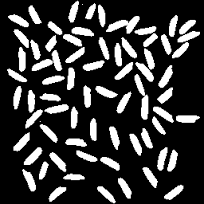
//> input picture tonbo_task/images.png, 204 x 204 px
$ ./task images.png   (built with g++ and OpenCV 4)
//> lines starting //> are read from the running program, lines starting //| are printed output that depends on the picture; after the words box and inside, x2 and y2 are one past the last pixel; in counts of white or black regions, pixels touching at a corner belong together
#include <opencv2/opencv.hpp>
#include <iostream>
#include <bits/stdc++.h>
using namespace cv;
using namespace std;

struct eq
{
	int l;
	vector<int> equivalents;
};

vector<eq> equiv;

void print_eq()
{
	for (int i = 0; i < equiv.size(); ++i)
	{
		cout<<equiv[i].l<<" ------> ";
		for (int j = 0; j < equiv[i].equivalents.size(); ++j)
		{
			cout<<(int)equiv[i].equivalents[j]<<" ";
		}
		cout<<endl;
	}
}

void blob_detect(unsigned char** img,int rows,int cols)
{

	int** visited;
	visited=new int*[rows];
	for (int i = 0; i < rows; ++i)
	{
		visited[i]=new int[cols];
		for (int j = 0; j < cols; ++j)
		{
			visited[i][j]=-1;
		}
	}
	int labels=0;

	for (int i = 1; i < rows-1; ++i)
	{
		for (int j = 1; j < cols-1 ; ++j)
		{
			if(img[i][j]==255 && visited[i][j]==-1)
			{
				// cout<<"1"<<endl;
				if(visited[i-1][j]==-1 && visited[i][j-1]==-1 )
				{
					// cout<<"------------------ 2 -----------------"<<labels<<endl;
					labels++;
					visited[i][j]=labels;
				}
				else if(visited[i-1][j]!=-1 && visited[i][j-1]==-1)
				{
					// cout<<"3"<<endl;
					visited[i][j]=visited[i-1][j];
				}
				else if(visited[i-1][j]==-1 && visited[i][j-1]!=-1)
				{
					// cout<<"4"<<endl;
					visited[i][j]=visited[i][j-1];
				}
				else if( visited[i-1][j]!=-1 && visited[i][j-1]!=-1)
				{
					if(visited[i-1][j]==visited[i][j-1])
					{
						// cout<<"10"<<endl;
						visited[i][j]=visited[i][j-1];
					}
					else if(visited[i-1][j]!= visited[i][j-1])
					{
						// cout<<"11"<<endl;
						int one=visited[i-1][j],two=visited[i][j-1];
						// cout<<"one = "<<one<<" , two ="<<two<<endl;
						bool there;
						if(equiv.size()==0)
						{
							int min,not_min;
							if(one<two)
							{
								min=one;
								not_min=two;
							}
							else
							{
								min=two;
								not_min=one;
							}
							// cout<<"12"<<endl;
							eq e;
							e.l=min;
							e.equivalents.push_back(not_min);
							equiv.push_back(e);
						}
						else
						{
							// cout<<"13"<<endl;
							if(one<two)
							{
								// cout<<"14"<<endl;
								visited[i][j]=one;
								for (int k = 0; k < equiv.size(); ++k)
								{
									if(one==equiv[k].l)
									{
										there=true;
										bool there_1=false;
										for (int l = 0; l < equiv[k].equivalents.size(); ++l)
										{
											if(equiv[k].equivalents[l]==two)
												there_1=true;
										}
										if(there_1==false)
										{
											equiv[k].equivalents.push_back(two);
										}
									}
									else
									{
										for (int l = 0; l < equiv[k].equivalents.size(); ++l)
										{
											if(equiv[k].equivalents[l]==one)
											{
												there=true;
												bool there_2=false;
												for (int l = 0; l < equiv[k].equivalents.size(); ++l)
												{
													if(equiv[k].equivalents[l]==two)
													{
														there_2=true;
													}
												}
												if(there_2==false)
												{
													equiv[k].equivalents.push_back(two);
												}
											}
										}
									}
								}
								if(there==false)
								{
									eq e;
									e.l=one;
									e.equivalents.push_back(two);
									equiv.push_back(e);
								}
							}
							else
							{
								// cout<<"15"<<endl;
								visited[i][j]=two;
								for (int k = 0; k < equiv.size(); ++k)
								{
									if(two==equiv[k].l)
									{
										there=true;
										bool there_1=false;
										for (int l = 0; l < equiv[k].equivalents.size(); ++l)
										{
											if(equiv[k].equivalents[l]==one)
												there_1=true;
										}
										if(there_1==false)
										{
											equiv[k].equivalents.push_back(one);
										}
									}
									else
									{
										for (int l = 0; l < equiv[k].equivalents.size(); ++l)
										{
											if(equiv[k].equivalents[l]==two)
											{
												there=true;
												bool there_2=false;
												for (int l = 0; l < equiv[k].equivalents.size(); ++l)
												{
													if(equiv[k].equivalents[l]==one)
													{
														there_2=true;
													}
												}
												if(there_2==false)
												{
													equiv[k].equivalents.push_back(one);
												}
											}
										}
									}
								}
								if(there==false)
								{
									eq e;
									e.l=two;
									e.equivalents.push_back(one);
									equiv.push_back(e);
								}
							}
						}

					}

				}
			}
		}
	}
	Mat blobs(rows,cols,CV_8UC3,Scalar(0,0,0));

	for (int i = 0; i < rows; ++i)
	{
		for (int j = 0; j < cols; ++j)
		{
			if(visited[i][j]!=-1)
			{
				int pos_label=visited[i][j];
				for (int k = 0; k < equiv.size(); ++k)
				{
					if(equiv[k].l!=pos_label)
					{
						for (int l = 0; l < equiv[k].equivalents.size(); ++l)
						{
							if(pos_label==equiv[k].equivalents[l])
							{
								visited[i][j]=equiv[k].l;
								blobs.at<Vec3b>(i,j)[0]=255/(visited[i][j]/50+1);
								blobs.at<Vec3b>(i,j)[1]=255/(visited[i][j]+visited[i][j]%50);
								blobs.at<Vec3b>(i,j)[2]=255/(visited[i][j]+(visited[i][j]/50)%50);
							}
							else
							{
								blobs.at<Vec3b>(i,j)[0]=255/(visited[i][j]/50+1);
								blobs.at<Vec3b>(i,j)[1]=255/(visited[i][j]+visited[i][j]%50);
								blobs.at<Vec3b>(i,j)[2]=255/(visited[i][j]+(visited[i][j]/50)%50);
							}
						}
					}
					else
					{
						blobs.at<Vec3b>(i,j)[0]=255/(visited[i][j]/50+1);
						blobs.at<Vec3b>(i,j)[1]=255/(visited[i][j]+visited[i][j]%50);
						blobs.at<Vec3b>(i,j)[2]=255/(visited[i][j]+(visited[i][j]/50)%50);
					}
				}
			}
		}
	}

	imshow("colored blobs",blobs);
}
Mat binarize(const Mat img)
{
	Mat img_binary(img.rows,img.cols,CV_8UC1,Scalar(0));
	for (int i = 0; i < img.rows; ++i)
	{
		for (int j = 0; j < img.cols ; ++j)
		{
			if(img.at<uchar>(i,j)>100)
				img_binary.at<uchar>(i,j)=255;
		}
	}
	imshow("binary",img_binary);
	return img_binary;
}
int main(int argc,char** argv)
{
	if(argc<2)
	{
		cout<<"enter the image path"<<endl;
	    return 0;
	}

	unsigned char **image;
	Mat img=imread(argv[1],CV_LOAD_IMAGE_GRAYSCALE);
//> img is the input picture: 204 rows x 204 cols, CV_8UC1; min 0, max 255, mean 56.8
	imshow("blobs",img);

	Mat binary=binarize(img);
//> after the loop in binarize, `for (int i = 0; i < img.rows; ++i)`:
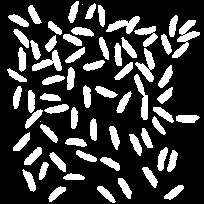
//> img_binary: 204 rows x 204 cols, CV_8UC1; 23.4% white; 66 white regions (2 under 20 px), largest, box (x1, y1, x2, y2) and area: (172, 20, 200, 58) 393, (135, 48, 155, 82) 296, (106, 16, 140, 34) 281

	image=new unsigned char*[img.rows];

	for (int i = 0; i < img.rows; ++i)
	{
		image[i]=new unsigned char[img.cols];
		for (int j = 0; j < img.cols; ++j)
		{
			image[i][j]=binary.at<uchar>(i,j);
		}
	}

	blob_detect(image,img.rows,img.cols);
//> the loop in blob_detect, `for (int i = 1; i < rows-1; ++i)` made 202 passes
//> labels on passes 1 to 3: 1, 2, 4
//> after the loop in blob_detect, `for (int i = 1; i < rows-1; ++i)`: labels = 394; equiv = 1 item
//> after the loop in blob_detect, `for (int i = 0; i < rows; ++i)`:
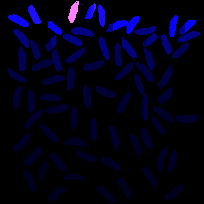
//> blobs: 204 rows x 204 cols, CV_8UC3; mean B, G, R 20, 0.7, 1.4
	waitKey(0);
}
